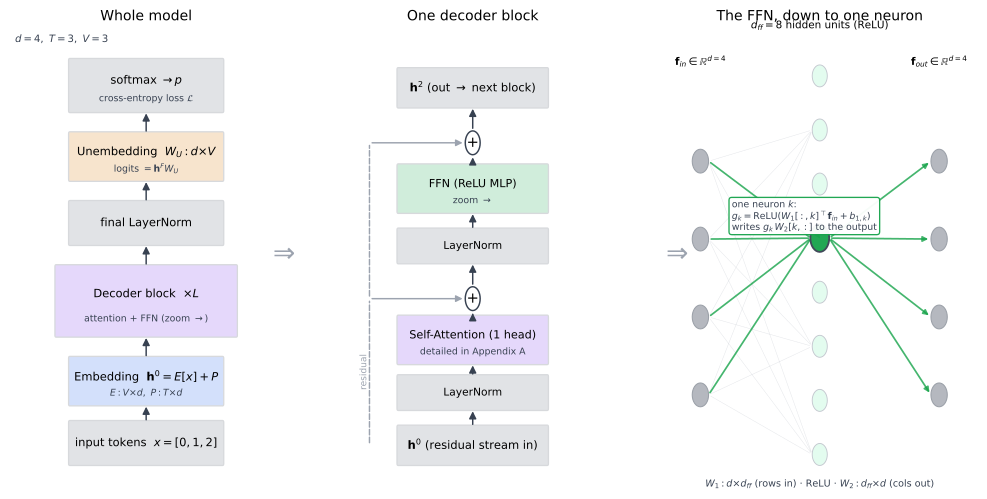

Python code for this plot:
"""Anatomy of the toy transformer: whole model -> one block -> one neuron.

Appendix C. A three-stage zoom answering "top structure to a single neuron" for
the toy model (V=3, d=4, T=3, 1 head, d_ff=8, 1 block). Schematic (matplotlib
patches); the head internals are detailed in Appendix A, so this figure zooms the
whole-model -> block -> FFN-neuron axis and cross-references the head there.

Outputs:
  appendix-c-anatomy.svg
"""
import pathlib

import matplotlib
matplotlib.use("Agg")
import matplotlib.pyplot as plt
from matplotlib.patches import FancyBboxPatch, FancyArrowPatch, Rectangle, Circle

HERE = pathlib.Path(__file__).resolve().parent

EMB_C, ATT_C, FFN_C, NORM_C, OUT_C = "#2563eb", "#7c3aed", "#16a34a", "#6b7280", "#d97706"
EDGE, SKIP_C = "#374151", "#9ca3af"

fig = plt.figure(figsize=(13.0, 6.2))
gs = fig.add_gridspec(1, 3, width_ratios=[1.0, 1.05, 1.15], wspace=0.16)
axM, axB, axN = (fig.add_subplot(gs[i]) for i in range(3))
for a in (axM, axB, axN):
    a.set_xlim(0, 10); a.set_ylim(0, 10); a.axis("off")


def box(ax, x, y, w, h, fc, title, sub=None, tfs=8.6, sfs=7.0):
    ax.add_patch(FancyBboxPatch((x, y), w, h, boxstyle="round,pad=0.04",
                                fc=fc, ec=EDGE, lw=1.0, alpha=0.20))
    ax.text(x + w / 2, y + h * (0.60 if sub else 0.5), title, ha="center", va="center", fontsize=tfs)
    if sub:
        ax.text(x + w / 2, y + h * 0.24, sub, ha="center", va="center", fontsize=sfs, color=EDGE)


def up(ax, x, y0, y1, c=EDGE, lw=1.1):
    ax.add_patch(FancyArrowPatch((x, y0), (x, y1), arrowstyle="-|>", mutation_scale=11, color=c, lw=lw))


# ---- Panel M: whole model (bottom -> top) ---------------------------------
axM.set_title("Whole model", fontsize=10.5)
cx = 5.0
box(axM, 2.2, 0.5, 5.6, 0.9, NORM_C, r"input tokens  $x=[0,1,2]$")
up(axM, cx, 1.4, 1.8)
box(axM, 2.2, 1.8, 5.6, 1.0, EMB_C, r"Embedding  $\mathbf{h}^0=E[x]+P$", r"$E:V{\times}d,\ P:T{\times}d$")
up(axM, cx, 2.8, 3.3)
box(axM, 1.7, 3.3, 6.6, 1.5, ATT_C, r"Decoder block  $\times L$", r"attention $+$ FFN (zoom $\rightarrow$)")
up(axM, cx, 4.8, 5.3)
box(axM, 2.2, 5.3, 5.6, 0.9, NORM_C, r"final LayerNorm")
up(axM, cx, 6.2, 6.7)
box(axM, 2.2, 6.7, 5.6, 1.0, OUT_C, r"Unembedding  $W_U:d{\times}V$", r"logits $=\mathbf{h}^F W_U$")
up(axM, cx, 7.7, 8.2)
box(axM, 2.2, 8.2, 5.6, 1.1, NORM_C, r"softmax $\to p$", r"cross-entropy loss $\mathcal{L}$")
axM.text(0.2, 9.7, r"$d{=}4,\ T{=}3,\ V{=}3$", fontsize=7.6, color=EDGE)

# ---- Panel B: one decoder block -------------------------------------------
axB.set_title("One decoder block", fontsize=10.5)
bx = 5.0
box(axB, 2.4, 0.5, 5.2, 0.8, NORM_C, r"$\mathbf{h}^0$ (residual stream in)")
up(axB, bx, 1.3, 1.7)
box(axB, 2.4, 1.7, 5.2, 0.7, NORM_C, r"LayerNorm", tfs=8.0)
up(axB, bx, 2.4, 2.7)
box(axB, 2.4, 2.7, 5.2, 1.0, ATT_C, r"Self-Attention (1 head)", r"detailed in Appendix A", tfs=8.4)
# residual add 1
axB.add_patch(Circle((bx, 4.1), 0.26, fc="white", ec=EDGE, lw=1.1)); axB.text(bx, 4.1, "+", ha="center", va="center", fontsize=11)
up(axB, bx, 3.7, 3.84)
axB.add_patch(FancyArrowPatch((1.4, 0.9), (1.4, 4.1), arrowstyle="-", color=SKIP_C, lw=1.1, ls="--"))
axB.add_patch(FancyArrowPatch((1.4, 4.1), (bx - 0.26, 4.1), arrowstyle="-|>", mutation_scale=10, color=SKIP_C, lw=1.1))
axB.text(1.2, 2.5, "residual", rotation=90, fontsize=6.8, color=SKIP_C, ha="center", va="center")
up(axB, bx, 4.36, 4.9)
box(axB, 2.4, 4.9, 5.2, 0.7, NORM_C, r"LayerNorm", tfs=8.0)
up(axB, bx, 5.6, 6.0)
box(axB, 2.4, 6.0, 5.2, 1.0, FFN_C, r"FFN (ReLU MLP)", r"zoom $\rightarrow$", tfs=8.4)
axB.add_patch(Circle((bx, 7.5), 0.26, fc="white", ec=EDGE, lw=1.1)); axB.text(bx, 7.5, "+", ha="center", va="center", fontsize=11)
up(axB, bx, 7.0, 7.24)
axB.add_patch(FancyArrowPatch((1.4, 4.1), (1.4, 7.5), arrowstyle="-", color=SKIP_C, lw=1.1, ls="--"))
axB.add_patch(FancyArrowPatch((1.4, 7.5), (bx - 0.26, 7.5), arrowstyle="-|>", mutation_scale=10, color=SKIP_C, lw=1.1))
up(axB, bx, 7.76, 8.3)
box(axB, 2.4, 8.3, 5.2, 0.8, NORM_C, r"$\mathbf{h}^2$ (out $\to$ next block)")

# ---- Panel N: the FFN, down to one neuron ---------------------------------
axN.set_title("The FFN, down to one neuron", fontsize=10.5)
# input units (d=4)
for i in range(4):
    axN.add_patch(Circle((1.2, 2.0 + i * 1.7), 0.26, fc=NORM_C, ec=EDGE, lw=0.8, alpha=0.5))
axN.text(1.2, 9.2, r"$\mathbf{f}_{in}\in\mathbb{R}^{d=4}$", ha="center", fontsize=7.8)
# hidden units (d_ff=8)
hy = [0.7 + i * 1.18 for i in range(8)]
for i, y in enumerate(hy):
    hl = (i == 4)
    axN.add_patch(Circle((5.0, y), 0.30 if hl else 0.24,
                         fc=(FFN_C if hl else "#d1fae5"), ec=(EDGE if hl else SKIP_C),
                         lw=(1.4 if hl else 0.7), alpha=(0.95 if hl else 0.6), zorder=3))
axN.text(5.0, 10.0, r"$d_{ff}=8$ hidden units (ReLU)", ha="center", fontsize=7.8)
# output units (d=4)
for i in range(4):
    axN.add_patch(Circle((8.8, 2.0 + i * 1.7), 0.26, fc=NORM_C, ec=EDGE, lw=0.8, alpha=0.5))
axN.text(8.8, 9.2, r"$\mathbf{f}_{out}\in\mathbb{R}^{d=4}$", ha="center", fontsize=7.8)
# highlighted neuron k=5: W1 row in, W2 column out
for i in range(4):
    axN.add_patch(FancyArrowPatch((1.46, 2.0 + i * 1.7), (4.72, hy[4]), arrowstyle="-",
                                  color=FFN_C, lw=1.3, alpha=0.8, zorder=2))
for i in range(4):
    axN.add_patch(FancyArrowPatch((5.30, hy[4]), (8.54, 2.0 + i * 1.7), arrowstyle="-|>",
                                  mutation_scale=8, color=FFN_C, lw=1.3, alpha=0.8, zorder=2))
# faint other connections (a few)
for i in range(4):
    for j in [0, 2, 6]:
        axN.add_patch(FancyArrowPatch((1.46, 2.0 + i * 1.7), (4.76, hy[j]), arrowstyle="-",
                                      color=SKIP_C, lw=0.4, alpha=0.25, zorder=1))
axN.annotate("one neuron $k$:\n" r"$g_k=\mathrm{ReLU}(W_1[:,k]^\top\mathbf{f}_{in}+b_{1,k})$" "\n"
             r"writes $g_k\,W_2[k,:]$ to the output",
             (5.0, hy[4]), xytext=(2.2, 5.6 + 0.0), fontsize=7.0, color=EDGE, ha="left",
             bbox=dict(boxstyle="round,pad=0.3", fc="white", ec=FFN_C, alpha=0.95),
             arrowprops=dict(arrowstyle="-|>", color=FFN_C, lw=1.0))
axN.text(5.0, 0.0, r"$W_1:d{\times}d_{ff}$ (rows in) $\cdot$ ReLU $\cdot$ $W_2:d_{ff}{\times}d$ (cols out)",
         ha="center", fontsize=7.2, color=EDGE)

# zoom connectors between panels (figure-level)
fig.text(0.345, 0.5, r"$\Rightarrow$", fontsize=20, color=SKIP_C, ha="center", va="center")
fig.text(0.66, 0.5, r"$\Rightarrow$", fontsize=20, color=SKIP_C, ha="center", va="center")

fig.savefig(HERE / "appendix-c-anatomy.svg", bbox_inches="tight")
fig.savefig("/tmp/appendix-c-anatomy-QA.png", dpi=120, bbox_inches="tight")  # QA only
print("wrote appendix-c-anatomy.svg")
